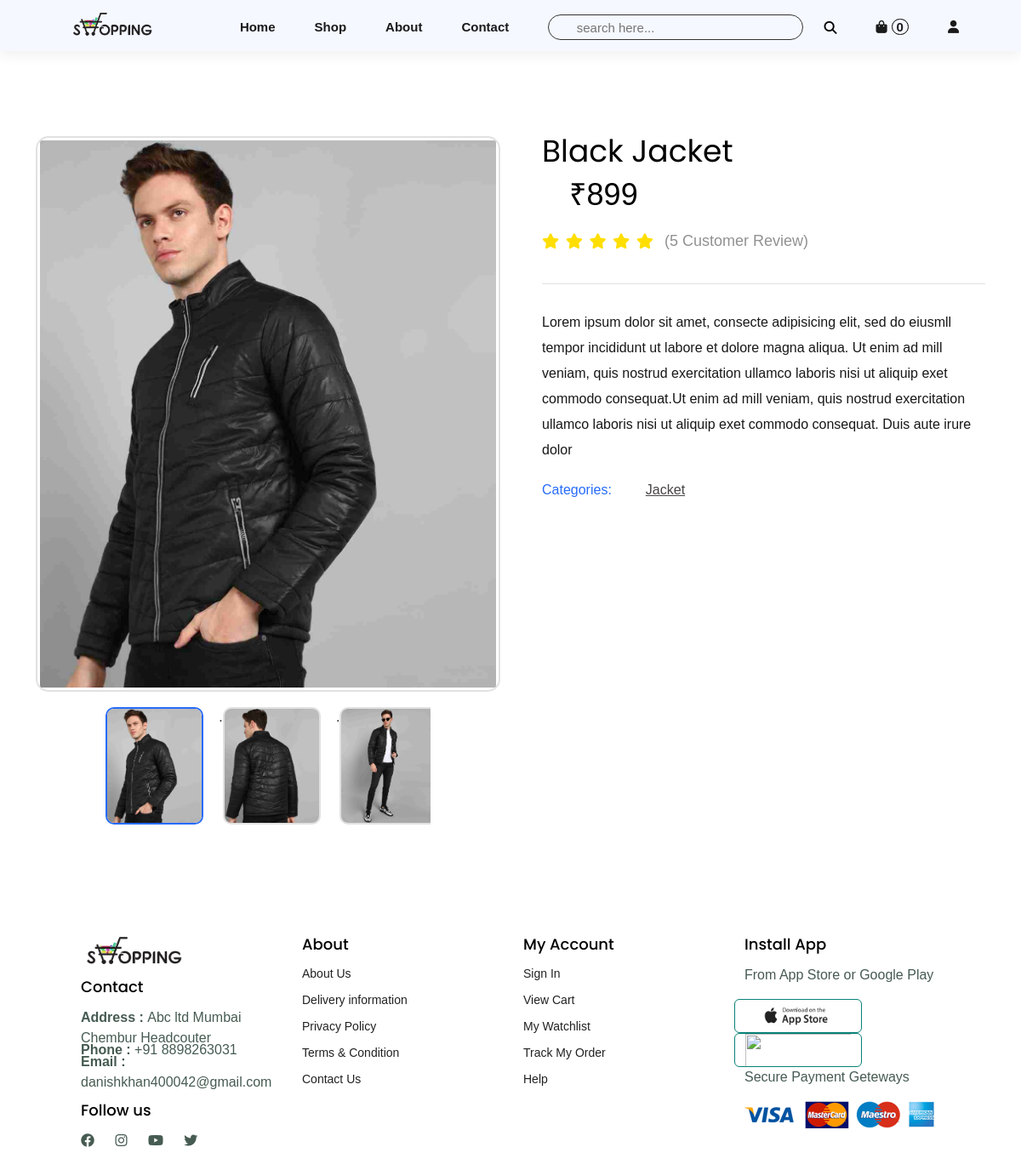
Page /product/1 on the committed database.
### store/models.py (models this page shows, shortened)
class Images(models.Model):
    image = models.ImageField(upload_to="media/products/")
    product = models.ForeignKey(Product, on_delete=models.CASCADE)

class Product(models.Model):
    image = models.ImageField(upload_to="media/products/")
    name = models.CharField(max_length=50)
    price = models.IntegerField()
    filter_Price = models.ForeignKey(Filter_Price,on_delete=models.CASCADE,default=0)
    categories = models.ForeignKey(Categories,on_delete=models.CASCADE,default=0)
    brands = models.ForeignKey(Brands,on_delete=models.CASCADE,default=0)

class Categories(models.Model):
    name = models.CharField(max_length=200)
    def __str__(s):
        return s.name

### store/views.py (the view)
# urls.py: path("product/<str:id>",v.product_details),
def product_details(request, id):
    prod = Product.objects.filter(id=id).first
    context = {
        'prod': prod
    }
    return render(request, "single_product.html", context)

### store/templates/single_product.html (shortened to what this page needs)
{% extends 'master.html' %}
{% block content %}
<div class="product-details-area pt-100px pb-100px">
  <div class="container">
    <div class="row">
      <div class="col-lg-6 col-sm-12 col-xs-12 mb-lm-30px mb-md-30px mb-sm-30px">
        <div class="swiper-container zoom-top">
          <div class="swiper-wrapper">
          {% for i in prod.images_set.all %}
            <div class="swiper-slide">
              <img class="img-responsive m-auto" src="/{{i.image}}" alt="">
            </div>
            {% endfor %}
          </div>
        </div>
        <div class="swiper-container mt-20px zoom-thumbs slider-nav-style-1 small-nav">
          <div class="swiper-wrapper">
            {% for i in prod.images_set.all %}
            <div class="swiper-slide">
              <img class="img-responsive m-auto" src="/{{i.image}}" alt="">
            </div>.
            {% endfor %}
          </div>
        </div>
      </div>
      <div class="col-lg-6 col-sm-12 col-xs-12" data-aos="fade-up" data-aos-delay="200">
        <div class="product-details-content quickview-content ml-25px">
          <h2>{{prod.name}}</h2>
          <div class="pricing-meta">
            <ul class="d-flex">
              <li class="new-price">₹{{prod.price}}</li>
            </ul>
          </div>
          <div class="pro-details-rating-wrap">
            <div class="rating-product">
              <i class="fa fa-star"></i>
              <i class="fa fa-star"></i>
              <i class="fa fa-star"></i>
              <i class="fa fa-star"></i>
              <i class="fa fa-star"></i>
            </div>
            <span class="read-review"><a class="reviews" href="#">(5 Customer Review)</a></span>
          </div>
          <p class="mt-30px">Lorem ipsum dolor sit amet, consecte adipisicing elit, sed do eiusmll tempor incididunt ut
            labore et dolore magna aliqua. Ut enim ad mill veniam, quis nostrud exercitation ullamco laboris nisi ut
            aliquip exet commodo consequat.Ut enim ad mill veniam, quis nostrud exercitation ullamco laboris nisi ut
            aliquip exet commodo consequat. Duis aute irure dolor</p>
          <div class="pro-details-categories-info pro-details-same-style d-flex m-0">
            <span>Categories: </span>
            <ul class="d-flex">
              <li>
                <a href="#">{{prod.categories}}</a>
              </li>
            </ul>
          </div>
        </div>
      </div>
    </div>
  </div>
</div>
{% endblock %}

### store/static/css/style.css (style rules this page uses)
* { margin: 0; padding: 0; box-sizing: border-box; font-family: 'Spartan', sans-serif; }
h2 { font-size: 50px; line-height: 64px; color: #222; }
p { font-size: 16px; color: #465b52; margin: 15px 0 20px 0; }
body { width: 100%; }

### rows in the picture
Images: image (picture)
Images: image (picture)
Images: image (picture)
Product: name "Black Jacket", price "899", categories "Jacket"

### other values in the picture
{{ request.session.cart|length }} "0"
